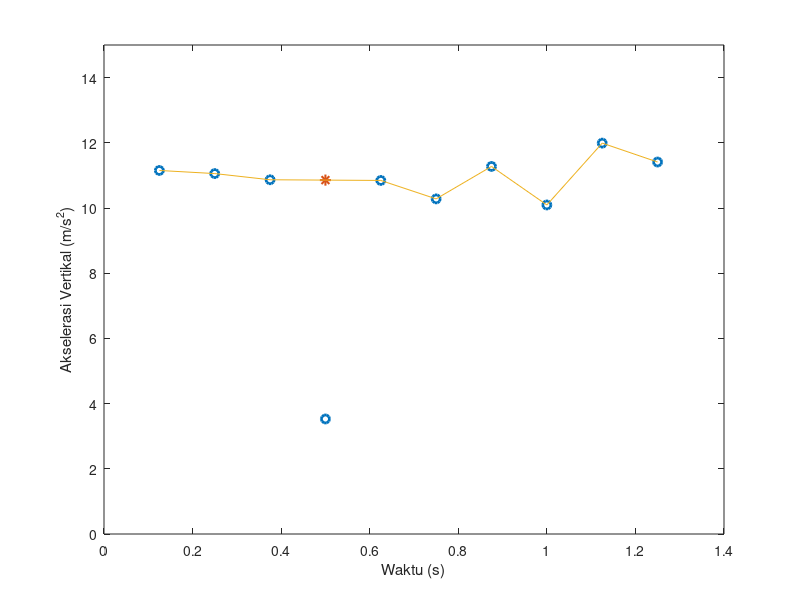

This chart was generated by the following MATLAB code:
clc; clear; close all

rng(136)

a = rand(10,1)*2+10;
a(4) = a(4)-8;
fs = 0.125;
t = fs:fs:fs*numel(a);
plot(t, a, "o", "LineWidth", 2)
ylim([0 15])
patch = a;
patch(patch == min(patch)) = NaN;
patch = fillmissing(patch, "linear");
hold on
plot(t(4), patch(4), "*", "LineWidth", 1.5, "MarkerSize", 8)
hold on
plot(t, patch)

ylabel("Akselerasi Vertikal (m/s^2)")
xlabel("Waktu (s)")
